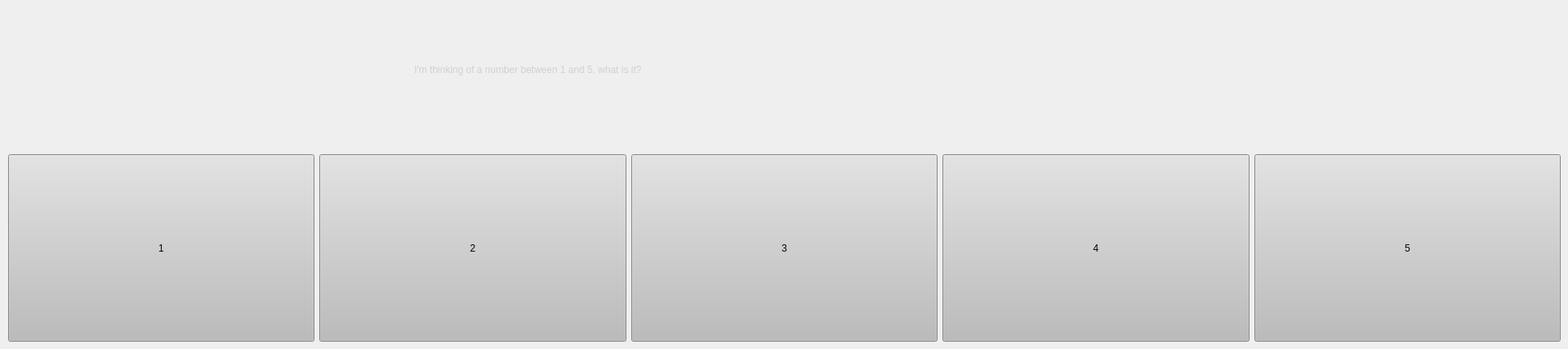
      <widget class="QWidget" name="dessertGame">
       <attribute name="title">
        <string>dessertGame</string>
       </attribute>
       <widget class="QWidget" name="horizontalLayoutWidget">
        <property name="geometry">
         <rect>
          <x>10</x>
          <y>190</y>
          <width>1911</width>
          <height>231</height>
         </rect>
        </property>
        <layout class="QHBoxLayout" name="horizontalLayout_9">
         <item>
          <widget class="QPushButton" name="gameButton_1">
           <property name="sizePolicy">
            <sizepolicy hsizetype="Minimum" vsizetype="Preferred">
             <horstretch>0</horstretch>
             <verstretch>0</verstretch>
            </sizepolicy>
           </property>
           <property name="styleSheet">
            <string notr="true">background-color: rgb(188, 188, 188);
font: 57 20pt &quot;Counter-Strike&quot;;</string>
           </property>
           <property name="text">
            <string>1</string>
           </property>
          </widget>
         </item>
         <item>
          <widget class="QPushButton" name="gameButton_2">
           <property name="sizePolicy">
            <sizepolicy hsizetype="Minimum" vsizetype="Preferred">
             <horstretch>0</horstretch>
             <verstretch>0</verstretch>
            </sizepolicy>
           </property>
           <property name="styleSheet">
            <string notr="true">background-color: rgb(188, 188, 188);
font: 57 20pt &quot;Counter-Strike&quot;;</string>
           </property>
           <property name="text">
            <string>2</string>
           </property>
          </widget>
         </item>
         <item>
          <widget class="QPushButton" name="gameButton_3">
           <property name="sizePolicy">
            <sizepolicy hsizetype="Minimum" vsizetype="Preferred">
             <horstretch>0</horstretch>
             <verstretch>0</verstretch>
            </sizepolicy>
           </property>
           <property name="styleSheet">
            <string notr="true">background-color: rgb(188, 188, 188);
font: 57 20pt &quot;Counter-Strike&quot;;</string>
           </property>
           <property name="text">
            <string>3</string>
           </property>
          </widget>
         </item>
         <item>
          <widget class="QPushButton" name="gameButton_4">
           <property name="sizePolicy">
            <sizepolicy hsizetype="Minimum" vsizetype="Preferred">
             <horstretch>0</horstretch>
             <verstretch>0</verstretch>
            </sizepolicy>
           </property>
           <property name="styleSheet">
            <string notr="true">background-color: rgb(188, 188, 188);
font: 57 20pt &quot;Counter-Strike&quot;;</string>
           </property>
           <property name="text">
            <string>4</string>
           </property>
          </widget>
         </item>
         <item>
          <widget class="QPushButton" name="gameButton_5">
           <property name="sizePolicy">
            <sizepolicy hsizetype="Minimum" vsizetype="Preferred">
             <horstretch>0</horstretch>
             <verstretch>0</verstretch>
            </sizepolicy>
           </property>
           <property name="styleSheet">
            <string notr="true">background-color: rgb(188, 188, 188);
font: 57 20pt &quot;Counter-Strike&quot;;</string>
           </property>
           <property name="text">
            <string>5</string>
           </property>
          </widget>
         </item>
        </layout>
       </widget>
       <widget class="QLabel" name="gameLabel">
        <property name="geometry">
         <rect>
          <x>510</x>
          <y>40</y>
          <width>611</width>
          <height>91</height>
         </rect>
        </property>
        <property name="layoutDirection">
         <enum>Qt::LeftToRight</enum>
        </property>
        <property name="styleSheet">
         <string notr="true">font: 57 32pt &quot;Counter-Strike&quot;;
color: rgb(208, 208, 208);</string>
        </property>
        <property name="text">
         <string>I'm thinking of a number between 1 and 5, what is it?</string>
        </property>
        <property name="textFormat">
         <enum>Qt::PlainText</enum>
        </property>
       </widget>
      </widget>
